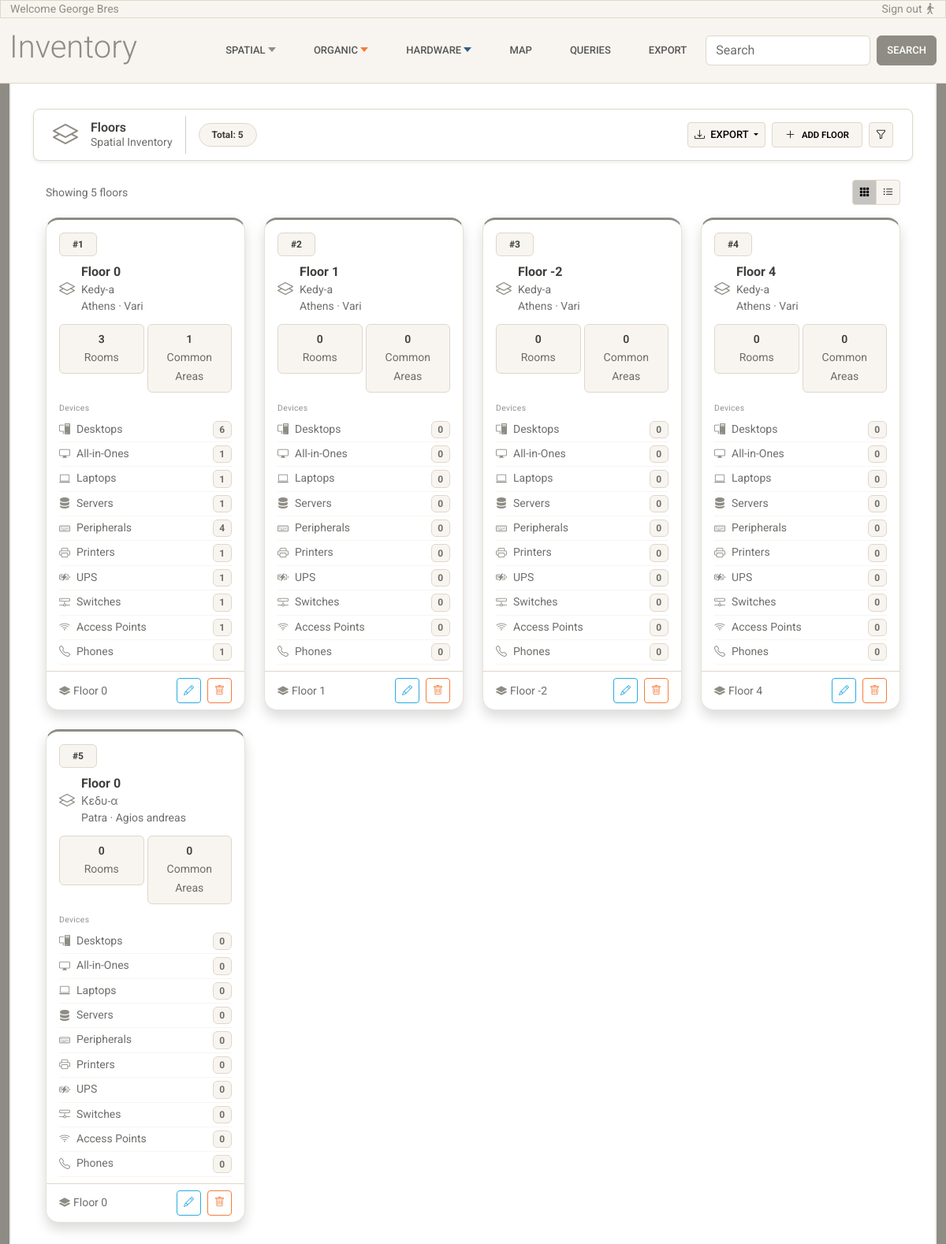
/floors/, run on the app's committed database.
### inventory/models.py (models this page shows, shortened)
class LifeCycle(models.Model):
    is_active = models.BooleanField(default=True)
    valid_from = models.DateField(default=timezone.now)
    valid_to = models.DateField(null=True, blank=True)
    class Meta:
        abstract = True

class Floor(LifeCycle):
    building = models.ForeignKey(
        Building,
        on_delete=models.RESTRICT,
        related_name="floors"
    )
    floor_number = models.IntegerField()
    class Meta:
        unique_together = ("building", "floor_number")
        constraints = [
            models.CheckConstraint(
                condition=models.Q(floor_number__gte=-2),
                name="floor_number_min_minus_2",
                violation_error_message="Ο αριθμός ορόφου δεν μπορεί να είναι μικρότερος του -2."
            )
        ]

class Building(LifeCycle):
    area = models.ForeignKey(
        Area,
        on_delete=models.RESTRICT,
        related_name="buildings"
    )
    name = models.CharField(max_length=150)
    address = models.CharField(max_length=250, blank=True, null=True)

class Area(models.Model):
    city = models.ForeignKey(
        City,
        on_delete=models.RESTRICT,
        related_name="areas"
    )
    name = models.CharField(max_length=150)
    class Meta:
        constraints = [
            models.UniqueConstraint(fields=["city", "name"], name="unique_area_per_city")
        ]

class City(models.Model):
    name = models.CharField(max_length=150, unique=True)
    class Meta:
        verbose_name = "City"
        verbose_name_plural = "Cities"

### inventory/views.py (the view)
# urls.py: path('floors/', views.floors_list, name='floors-list'),
def floors_list(request):
    floors = Floor.objects.select_related("building__area__city").annotate(
        rooms_count=Count("rooms", distinct=True),
        common_areas_count=Count("common_areas", distinct=True),
        desktops_count=Count("rooms__spaces__devices__desktopcomputer", distinct=True),
        allinones_count=Count(
            "rooms__spaces__devices__allinonecomputer", distinct=True
        ),
        laptops_count=Count("rooms__spaces__devices__laptopcomputer", distinct=True),
        servers_count=Count("rooms__spaces__devices__servercomputer", distinct=True),
        printers_count=Count("rooms__spaces__devices__printer", distinct=True),
        ups_count=Count("rooms__spaces__devices__ups", distinct=True),
        switches_count=Count("rooms__spaces__devices__switch", distinct=True),
        phones_count=Count("rooms__spaces__devices__phone", distinct=True),
        accesspoints_count=Count("rooms__spaces__devices__accesspoint", distinct=True),
        peripherals_count=Count("rooms__spaces__devices__peripherals", distinct=True),
    )
    return render(request, "inventory/floors-list.html", {"floors": floors})

### inventory/templates/inventory/floors-list.html (shortened to what this page needs)
{% extends 'inventory/base.html' %}
{% load static %}
{% block content %}
<div class="container-fluid">
  <nav class="navbar bg-white border shadow-sm sticky-top px-4 mb-4 rounded-3 z-1">
    <div class="d-flex align-items-center gap-3">
      <i class="bi bi-layers text-secondary fs-2"></i>
      <div class="d-flex flex-column lh-sm">
        <span class="fw-semibold text-dark">Floors</span>
        <span class="text-muted small">Spatial Inventory</span>
      </div>
      <div class="d-flex align-items-center gap-2">
        <span class="badge bg-light text-dark border rounded-5 px-3 py-2">Total: {{ floors|length }}</span>
      </div>
    </div>
    <div class="d-flex align-items-center gap-2 ms-auto">
      <div class="dropdown">
        <button class="btn btn-sm btn-light border dropdown-toggle" data-bs-toggle="dropdown">
          <i class="bi bi-download me-1"></i> Export
        </button>
      </div>
      <a href="#" class="btn btn-sm btn-light border d-flex align-items-center gap-2 px-3">
        <i class="bi bi-plus-lg"></i>
        <span class="small fw-semibold">Add Floor</span>
      </a>
      <button class="btn btn-sm btn-light border">
        <i class="bi bi-funnel"></i>
      </button>
    </div>
  </nav>
  <div class="d-flex justify-content-between align-items-center px-3 mb-3">
    <span class="text-muted small">Showing {{ floors|length }} floors</span>
    <div class="btn-group btn-group-sm">
      <button class="btn btn-light border active"><i class="bi bi-grid-3x3-gap-fill"></i></button>
      <button class="btn btn-light border"><i class="bi bi-list-ul"></i></button>
    </div>
  </div>
  <div class="px-3">
    <div class="row g-4" data-masonry='{"percentPosition": true, "horizontalOrder": true}'>
      {% for floor in floors %}
      <div class="col-12 col-sm-6 col-md-4 col-lg-3">
        <div class="card h-100 shadow rounded-4 overflow-hidden card-hover card-spatial">
          <div class="card-header bg-transparent border-0 pt-3 pb-1 px-3">
            <div class="d-flex justify-content-between align-items-center mb-2">
              <span class="badge bg-light text-dark border rounded-2 px-3 py-2">#{{ forloop.counter|stringformat:"d" }}</span>
            </div>
            <div class="d-flex align-items-center gap-2">
              <i class="bi bi-layers text-secondary fs-5"></i>
              <div>
                <span class="fw-bold text-dark">Floor {{ floor.floor_number }}</span>
                <span class="text-muted small d-block">{{ floor.building.name|capfirst }}</span>
                <span class="text-muted small d-block">{{ floor.building.area.city.name|capfirst }} · {{ floor.building.area.name|capfirst }}</span>
              </div>
            </div>
          </div>
          <div class="card-body pt-2 pb-2 px-3">
            <div class="row g-1">
              <div class="col-6">
                <div class="bg-light border rounded p-2 text-center">
                  <span class="fw-semibold small d-block">{{ floor.rooms_count }}</span>
                  <span class="text-muted small">Rooms</span>
                </div>
              </div>
              <div class="col-6">
                <div class="bg-light border rounded p-2 text-center">
                  <span class="fw-semibold small d-block">{{ floor.common_areas_count }}</span>
                  <span class="text-muted small">Common Areas</span>
                </div>
              </div>
            </div>
          </div>
          <div class="px-3 pt-1 pb-2">
            <span class="text-muted opacity-75 section-label d-block mb-1">Devices</span>
            <div class="d-flex align-items-center gap-2 py-1 border-bottom border-light">
              <i class="bi bi-pc-display text-secondary small"></i>
              <div class="d-flex justify-content-between w-100">
                <span class="text-muted small">Desktops</span>
                <span class="badge bg-light text-muted border">{{ floor.desktops_count }}</span>
              </div>
            </div>
            <div class="d-flex align-items-center gap-2 py-1 border-bottom border-light">
              <i class="bi bi-display text-secondary small"></i>
              <div class="d-flex justify-content-between w-100">
                <span class="text-muted small">All-in-Ones</span>
                <span class="badge bg-light text-muted border">{{ floor.allinones_count }}</span>
              </div>
            </div>
            <div class="d-flex align-items-center gap-2 py-1 border-bottom border-light">
              <i class="bi bi-laptop text-secondary small"></i>
              <div class="d-flex justify-content-between w-100">
                <span class="text-muted small">Laptops</span>
                <span class="badge bg-light text-muted border">{{ floor.laptops_count }}</span>
              </div>
            </div>
            <div class="d-flex align-items-center gap-2 py-1 border-bottom border-light">
              <i class="bi bi-server text-secondary small"></i>
              <div class="d-flex justify-content-between w-100">
                <span class="text-muted small">Servers</span>
                <span class="badge bg-light text-muted border">{{ floor.servers_count }}</span>
              </div>
            </div>
            <div class="d-flex align-items-center gap-2 py-1 border-bottom border-light">
              <i class="bi bi-keyboard text-secondary small"></i>
              <div class="d-flex justify-content-between w-100">
                <span class="text-muted small">Peripherals</span>
                <span class="badge bg-light text-muted border">{{ floor.peripherals_count }}</span>
              </div>
            </div>
            <div class="d-flex align-items-center gap-2 py-1 border-bottom border-light">
              <i class="bi bi-printer text-secondary small"></i>
              <div class="d-flex justify-content-between w-100">
                <span class="text-muted small">Printers</span>
                <span class="badge bg-light text-muted border">{{ floor.printers_count }}</span>
              </div>
            </div>
            <div class="d-flex align-items-center gap-2 py-1 border-bottom border-light">
              <i class="bi bi-battery-charging text-secondary small"></i>
              <div class="d-flex justify-content-between w-100">
                <span class="text-muted small">UPS</span>
                <span class="badge bg-light text-muted border">{{ floor.ups_count }}</span>
              </div>
            </div>
            <div class="d-flex align-items-center gap-2 py-1 border-bottom border-light">
              <i class="bi bi-hdd-network text-secondary small"></i>
              <div class="d-flex justify-content-between w-100">
                <span class="text-muted small">Switches</span>
                <span class="badge bg-light text-muted border">{{ floor.switches_count }}</span>
              </div>
            </div>
            <div class="d-flex align-items-center gap-2 py-1 border-bottom border-light">
              <i class="bi bi-wifi text-secondary small"></i>
              <div class="d-flex justify-content-between w-100">
                <span class="text-muted small">Access Points</span>
                <span class="badge bg-light text-muted border">{{ floor.accesspoints_count }}</span>
              </div>
            </div>
            <div class="d-flex align-items-center gap-2 py-1 border-bottom border-light">
              <i class="bi bi-telephone text-secondary small"></i>
              <div class="d-flex justify-content-between w-100">
                <span class="text-muted small">Phones</span>
                <span class="badge bg-light text-muted border">{{ floor.phones_count }}</span>
              </div>
            </div>
          </div>
          <div class="d-flex justify-content-between align-items-center px-3 py-2 border-top">
            <div class="d-flex align-items-center gap-1 small text-muted">
              <i class="bi bi-layers-fill text-secondary"></i>
              Floor {{ floor.floor_number }}
            </div>
            <div class="d-flex gap-2">
              <button class="btn btn-sm btn-outline-info border-1"><i class="bi bi-pencil"></i></button>
              <button class="btn btn-sm btn-outline-warning border-1"><i class="bi bi-trash"></i></button>
            </div>
          </div>
        </div>
      </div>
      {% endfor %}
    </div>
  </div>
</div>
{% endblock %}

### inventory/static/inventory/css/base.css (style rules this page uses)
body { padding-top: 0px; }
.card { border-radius: 0.5rem; }
.card-hover { transition: transform .2s ease-in-out, box-shadow .2s ease-in-out; }
.section-label { font-size: 0.65rem; letter-spacing: 0.03em; }
.card-spatial { border-top: 3px solid var(--bs-secondary) !important; }

### data on the page
Floor: floor_number "0", building.name "Kedy-a", building.area.city.name "Athens", building.area.name "Vari", rooms_count "3", common_areas_count "1", desktops_count "6", allinones_count "1", laptops_count "1", servers_count "1", peripherals_count "4", printers_count "1", ups_count "1", switches_count "1", accesspoints_count "1", phones_count "1"
Floor: floor_number "1", building.name "Kedy-a", building.area.city.name "Athens", building.area.name "Vari", rooms_count "0", common_areas_count "0", desktops_count "0", allinones_count "0", laptops_count "0", servers_count "0", peripherals_count "0", printers_count "0", ups_count "0", switches_count "0", accesspoints_count "0", phones_count "0"
Floor: floor_number "-2", building.name "Kedy-a", building.area.city.name "Athens", building.area.name "Vari", rooms_count "0", common_areas_count "0", desktops_count "0", allinones_count "0", laptops_count "0", servers_count "0", peripherals_count "0", printers_count "0", ups_count "0", switches_count "0", accesspoints_count "0", phones_count "0"
Floor: floor_number "4", building.name "Kedy-a", building.area.city.name "Athens", building.area.name "Vari", rooms_count "0", common_areas_count "0", desktops_count "0", allinones_count "0", laptops_count "0", servers_count "0", peripherals_count "0", printers_count "0", ups_count "0", switches_count "0", accesspoints_count "0", phones_count "0"
Floor: floor_number "0", building.name "Κεδυ-α", building.area.city.name "Patra", building.area.name "Agios andreas", rooms_count "0", common_areas_count "0", desktops_count "0", allinones_count "0", laptops_count "0", servers_count "0", peripherals_count "0", printers_count "0", ups_count "0", switches_count "0", accesspoints_count "0", phones_count "0"

### other printed values
{{ floors|length }} "5"
